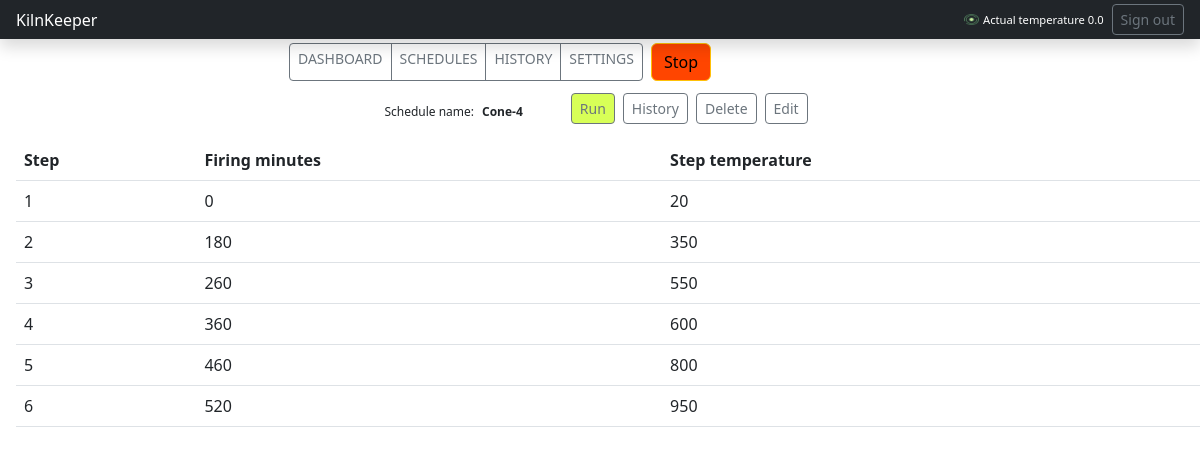
Screenshot of /schedule/3/ with the database file from the repository.
### kilnkeeperconsole/models.py (models this page shows, shortened)
class ActualKilnStatus(models.Model):
    actualTemperature = models.FloatField()
    firing = models.BooleanField()
    schedule_id = models.IntegerField(default=None, blank=True, null=True)

class Schedule(models.Model):
    name = models.CharField(max_length=200)

class Step(models.Model):
    Schedule = models.ForeignKey(Schedule, on_delete=models.CASCADE)
    numerInLine = models.IntegerField()
    minutes = models.IntegerField()
    temperature = models.IntegerField()

### kilnkeeperconsole/views.py (the view)
# urls.py: path('schedule/<schedule_id>/', views.schedule, name='schedule'),
def schedule(request, schedule_id):
    act = ActualKilnStatus.objects.first()
    scheduleDB = Schedule.objects.get(id=schedule_id)
    steps = Step.objects.filter(Schedule_id=scheduleDB.id).all()
    return render(request, 'kilnkeeperconsole/schedule.html', {'schedule': scheduleDB, 'steps': steps, 'actual': act})

### kilnkeeperconsole/Templates/kilnkeeperconsole/schedule.html (shortened to what this page needs)
{% load static %}
<!doctype html>
<html lang="en">
<head>
    <link href="https://cdn.jsdelivr.net/npm/bootstrap@5.2.0/dist/css/bootstrap.min.css" rel="stylesheet"
>
    <link href="{% static 'css/schedules.css' %}" rel="stylesheet">
    <link href="{% static 'css/main.css' %}" rel="stylesheet">
</head>
<body>
{% include 'kilnkeeperconsole/header.html' with actual=actual %}
<div class="container-fluid">
    <div class="row">
        <main class="col-md-9 col-lg-10 px-md-4">
            {% include 'kilnkeeperconsole/menu.html' %}
        </main>
    </div>
</div>
<div>
    <div class="h6 d-flex justify-content-center ms-3 me-3">
        <div class="name pt-1 d-flex me-5 mt-2">Schedule name: <div class="fw-bold ms-2 "> {{ schedule.name }}</div></div>
        <a class='btn run-btn btn-sm btn-outline-secondary me-2' href="/run_schedule/{{ schedule.id }}/" id="run">Run</a>
        <a class='btn btn-sm btn-outline-secondary me-2' href="/history/{{ schedule.id }}/" id="history">History</a>
        <a class='btn btn-sm btn-outline-secondary me-2' href="/delete_schedule/{{ schedule.id }}/" id="delete">Delete</a>
        <a class='btn btn-sm btn-outline-secondary me-2' href='{% url 'edit_schedule' %}' id="edit">Edit</a>
    </div>
    <table class="table m-3">
        <thead>
        <tr>
            <th scope="col">Step</th>
            <th scope="col">Firing minutes</th>
            <th scope="col">Step temperature</th>
        </tr>
        </thead>
        <tbody>
        {% for step in steps %}
            <tr>
                <td>{{ step.numerInLine }}</td>
                <td>{{ step.minutes }}</td>
                <td>{{ step.temperature }}</td>
            </tr>
        {% endfor %}
        </tbody>
    </table>
</div>
</body>
</html>

### kilnkeeperconsole/Templates/kilnkeeperconsole/header.html (shortened to what this page needs)
{% load static %}
<!doctype html>
<html lang="en">
<head>
    <link href="https://cdn.jsdelivr.net/npm/bootstrap@5.2.0/dist/css/bootstrap.min.css" rel="stylesheet"
>
    <link href="{% static 'css/main.css' %}" rel="stylesheet">
</head>
<body>
<header class="navbar navbar-dark  sticky-top bg-dark flex-md-nowrap p-0 shadow ">
    <a class="navbar-brand col-md-1 col-lg-2 me-0 px-3 fs-6" href="#">KilnKeeper</a>
    <div class="d-flex text-white pt-0 p-0 me-0 px-3 mt-1 mb-1">
        <div class="d-flex justify-content-center">
            <div class="mt-2 temperature">
                <img class="pb-1 me-1" height="15px" width="15px" src="{% static 'images/rec.png' %}">Actual
                temperature {{ actual.actualTemperature }}
            </div>
            <a class='btn btn-sm btn-outline-secondary mr-1 ms-2' href='{% url 'logout' %}' id="sign_out">Sign out</a>
        </div>
    </div>
</header>
</body>
</html>

### kilnkeeperconsole/Templates/kilnkeeperconsole/menu.html (shortened to what this page needs)
{% load static %}
<!DOCTYPE html>
<html lang="en">
<head>
</head>
<body>
<div class="d-flex justify-content-center flex-wrap flex-md-nowrap align-items-center pt-1 pb-2 mb-1">
    <div class="btn-toolbar d-flex mb-2 mb-md-0">
        <div class="btn-group me-2">
            <a class="btn btn-sm btn-outline-secondary mr-1" href="/">DASHBOARD</a>
            <a class="btn btn-sm btn-outline-secondary mr-1" href="/schedules">SCHEDULES</a>
            <a class="btn btn-sm btn-outline-secondary mr-1" href="/history">HISTORY</a>
            <a class="btn btn-sm btn-outline-secondary mr-1" href="/settings">SETTINGS</a>
        </div>
            <a class='btn btn-warning' href='{% url 'stop_firing' %}' id="STOP">Stop</a>
    </div>
</div>
</body>
</html>

### kilnkeeperconsole/static/css/schedules.css (style rules this page uses)
.run-btn { background-color: #d8ff57 !important; }
.name { font-size: 12px; }

### kilnkeeperconsole/static/css/main.css (style rules this page uses)
.btn-warning { background-color: orangered; }
.temperature { font-size: 0.7rem; }

### rows the page displays
ActualKilnStatus: actualTemperature "0.0"
Schedule: name "Cone-4"
Step: numerInLine "1", minutes "0", temperature "20"
Step: numerInLine "2", minutes "180", temperature "350"
Step: numerInLine "3", minutes "260", temperature "550"
Step: numerInLine "4", minutes "360", temperature "600"
Step: numerInLine "5", minutes "460", temperature "800"
Step: numerInLine "6", minutes "520", temperature "950"
